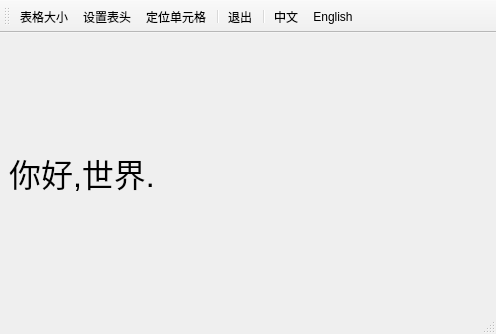
<?xml version="1.0" encoding="UTF-8"?>
<ui version="4.0">
 <class>MainWindow</class>
 <widget class="QMainWindow" name="MainWindow">
  <property name="geometry">
   <rect>
    <x>0</x>
    <y>0</y>
    <width>496</width>
    <height>334</height>
   </rect>
  </property>
  <property name="windowTitle">
   <string>主窗口</string>
  </property>
  <property name="toolButtonStyle">
   <enum>Qt::ToolButtonStyle::ToolButtonTextUnderIcon</enum>
  </property>
  <widget class="QWidget" name="centralwidget">
   <layout class="QVBoxLayout" name="verticalLayout">
    <item>
     <widget class="QLabel" name="label">
      <property name="font">
       <font>
        <pointsize>24</pointsize>
        <bold>false</bold>
       </font>
      </property>
      <property name="text">
       <string>你好,世界.</string>
      </property>
     </widget>
    </item>
   </layout>
  </widget>
  <widget class="QMenuBar" name="menubar">
   <property name="geometry">
    <rect>
     <x>0</x>
     <y>0</y>
     <width>496</width>
     <height>25</height>
    </rect>
   </property>
  </widget>
  <widget class="QStatusBar" name="statusbar"/>
  <widget class="QToolBar" name="toolBar">
   <property name="windowTitle">
    <string>toolBar</string>
   </property>
   <attribute name="toolBarArea">
    <enum>TopToolBarArea</enum>
   </attribute>
   <attribute name="toolBarBreak">
    <bool>false</bool>
   </attribute>
   <addaction name="actTab_SetSize"/>
   <addaction name="actTab_SetHeader"/>
   <addaction name="actTab_Locate"/>
   <addaction name="separator"/>
   <addaction name="actFile_Quit"/>
   <addaction name="separator"/>
   <addaction name="actLang_CN"/>
   <addaction name="actLang_EN"/>
  </widget>
  <action name="actTab_SetSize">
   <property name="icon">
    <iconset resource="res.qrc">
     <normaloff>:/images/images/230.bmp</normaloff>:/images/images/230.bmp</iconset>
   </property>
   <property name="text">
    <string>表格大小</string>
   </property>
   <property name="toolTip">
    <string>设置表格行数列数</string>
   </property>
  </action>
  <action name="actTab_SetHeader">
   <property name="icon">
    <iconset resource="res.qrc">
     <normaloff>:/images/images/516.bmp</normaloff>:/images/images/516.bmp</iconset>
   </property>
   <property name="text">
    <string>设置表头</string>
   </property>
   <property name="toolTip">
    <string>设置表头标题</string>
   </property>
  </action>
  <action name="actFile_Quit">
   <property name="icon">
    <iconset resource="res.qrc">
     <normaloff>:/images/images/132.bmp</normaloff>:/images/images/132.bmp</iconset>
   </property>
   <property name="text">
    <string>退出</string>
   </property>
   <property name="toolTip">
    <string>退出本软件</string>
   </property>
  </action>
  <action name="actTab_Locate">
   <property name="icon">
    <iconset resource="res.qrc">
     <normaloff>:/images/images/304.bmp</normaloff>:/images/images/304.bmp</iconset>
   </property>
   <property name="text">
    <string>定位单元格</string>
   </property>
   <property name="toolTip">
    <string>定位到某个单元格</string>
   </property>
  </action>
  <action name="actLang_CN">
   <property name="icon">
    <iconset resource="res.qrc">
     <normaloff>:/images/images/CN.jpg</normaloff>:/images/images/CN.jpg</iconset>
   </property>
   <property name="text">
    <string>中文</string>
   </property>
  </action>
  <action name="actLang_EN">
   <property name="icon">
    <iconset resource="res.qrc">
     <normaloff>:/images/images/timg2.jpg</normaloff>:/images/images/timg2.jpg</iconset>
   </property>
   <property name="text">
    <string>English</string>
   </property>
  </action>
 </widget>
 <resources>
  <include location="res.qrc"/>
 </resources>
 <connections>
  <connection>
   <sender>actFile_Quit</sender>
   <signal>triggered()</signal>
   <receiver>MainWindow</receiver>
   <slot>close()</slot>
   <hints>
    <hint type="sourcelabel">
     <x>-1</x>
     <y>-1</y>
    </hint>
    <hint type="destinationlabel">
     <x>247</x>
     <y>166</y>
    </hint>
   </hints>
  </connection>
 </connections>
</ui>
